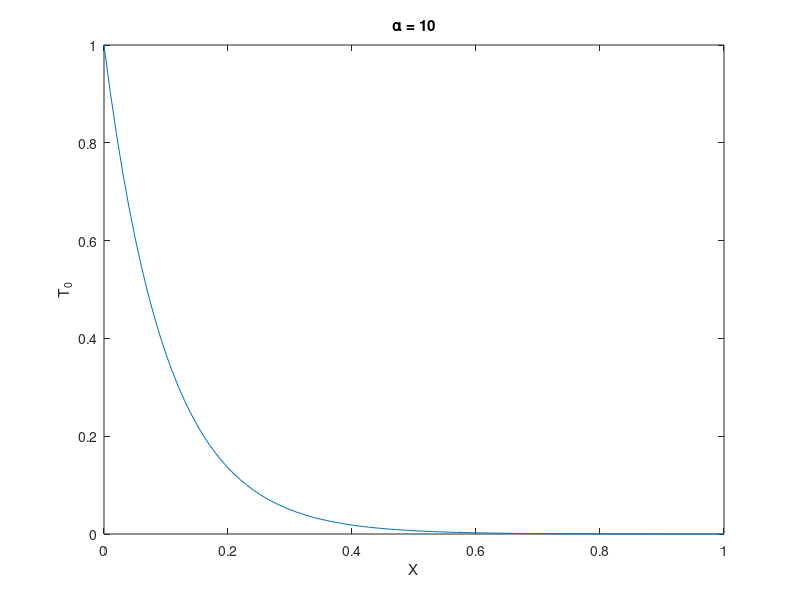

The MATLAB source for this figure:
X = 0:0.01:1;alpha = 10;T0 = sinh(alpha * (1 - X)) / sinh(alpha);plot(X, T0);title(['\alpha = ' num2str(alpha)]);xlabel('X');ylabel('T_0');saveas(gcf, 'rj2.png');